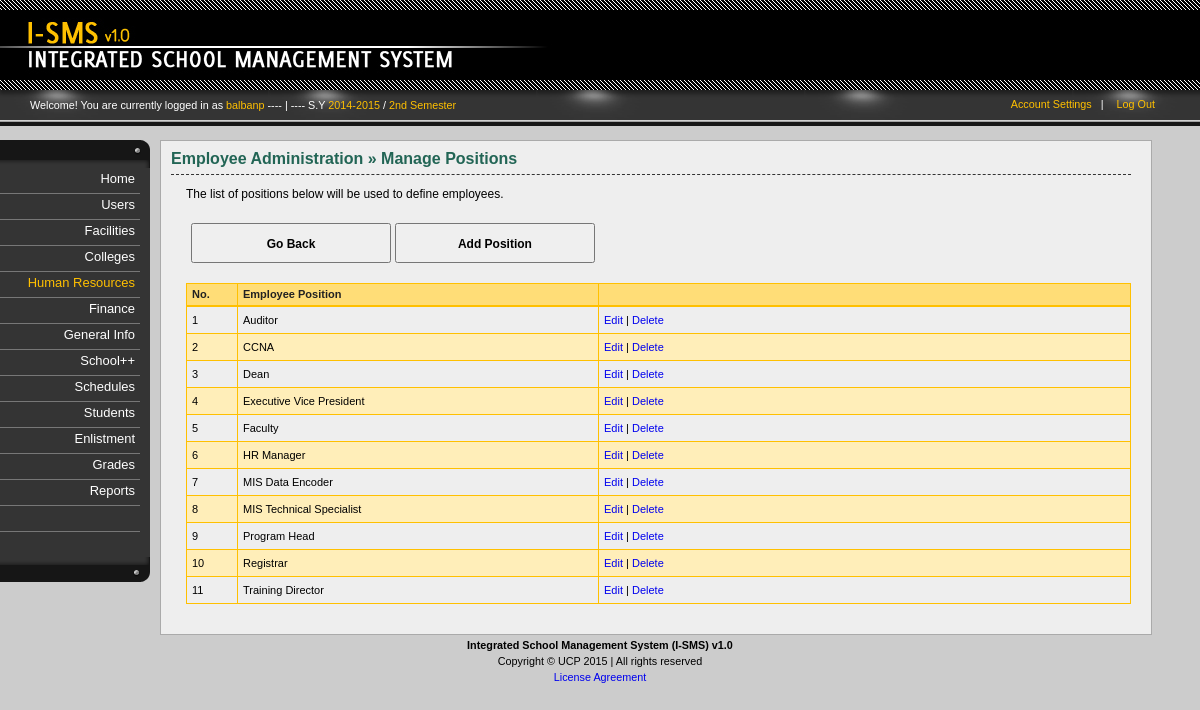
Screenshot of /employment-position.php (signed in) with the database file from the repository.
### _system/_config/sys_config.php (called while the page is built, shortened)
<?php
		$DIR_SERVER_FOLDER = "";
		$DIR_CSS_DEFAULT = "http://" . $_SERVER['HTTP_HOST'] . $DIR_SERVER_FOLDER . "/design/default/css/";
?>

### _libs/classes/fix.inc.php (called while the page is built, shortened)
<?php
	class SchoolYear2{
		function __construct($year_id, $start, $end, $active){
			$this->start = $start;
			$this->end = $end;
		}
	}
	class Semester2{
		function __construct($semester_id, $description, $shorthand, $active){
			$this->description = $description;
		}
	}
	class FixManager{
		private $conn = null;
		function __construct($conn = null){
			if($conn !== null){
				$this->conn = $conn;
			} else {
				$this->error = "No defined connection.";
			}
		}
		function GetActiveSchoolYear(){
			$years = null;
			if($this->conn == null){
				$error = "No defined connection.";
				return null;
			} else {
				$conn = $this->conn;
				$query = "SELECT SchoolYearID, Start, End, Active FROM `sch-school_years` WHERE Active=1 ";
				$query .= "ORDER BY Start";
				$result = $conn->query($query);
				if($conn->error <> ""){
					$this->error = $conn->error;
				} else {
					$years = array();
					$ctr = 0;
					if($result->num_rows > 0){
						while($row = $result->fetch_assoc()){
							$years[$ctr] = new SchoolYear2($row['SchoolYearID'], $row['Start'], $row['End'], $row['Active']);
							$ctr++;
						}
					}
				}
			}
			return $years;
		}
		function GetActiveSemester(){
			$semesters = null;
			if($this->conn == null){
				$error = "No defined connection.";
				return null;
			} else {
				$conn = $this->conn;
				$query = "SELECT SemesterID, Description, Shorthand, Active FROM `sch-semesters` ";
				$query .= "WHERE 1=1 AND Active=1 ";
				$result = $conn->query($query);
				if($conn->error <> ""){
					$this->error = $conn->error;
				} else {
					$semesters = array();
					$ctr = 0;
					if($result->num_rows > 0){
						while($row = $result->fetch_assoc()){
							$semesters[$ctr] = new Semester2($row['SemesterID'], $row['Description'], $row['Shorthand'], $row['Active']);
							$ctr++;
						}
					}
				}
			}
			return $semesters;
		}
	}
?>

### _libs/classes/emp.inc.php (called while the page is built, shortened)
<?php
	class Position{
		function __construct($position_id, $description){
			$this->position_id = $position_id;
			$this->description = $description;
		}
	}
	class EmployeeManager{
		private $conn = null;
		function __construct($conn = null){
			if($conn !== null){
				$this->conn = $conn;
			} else {
				$this->error = "No defined connection.";
			}
		}
		function GetPositions($position_id = null, $keyword = null){
			$positions = null;
			if($this->conn == null){
				$error = "No defined connection.";
				return null;
			} else {
				$conn = $this->conn;
				$query = "SELECT PositionID, Description FROM `sch-positions` ";
				$query .= "WHERE 1=1 ";
				$query .= "ORDER BY Description ";
				$result = $conn->query($query);
				if($conn->error <> ""){
					$this->error = $conn->error;
				} else {
					$positions = array();
					$ctr = 0;
					if($result->num_rows > 0){
						while($row = $result->fetch_assoc()){
							$positions[$ctr] = new Position($row['PositionID'], $row['Description']);
							$ctr++;
						}
					}
				}
			}
			return $positions;
		}
	}
?>

### employment-position.php (the view, shortened to what this page needs)
<?php
	require_once("_system/_config/sys_config.php");
	require_once(CLASSLIST . "user.inc.php");
	require_once(CLASSLIST . "menu.inc.php");
	require_once(CLASSLIST . "emp.inc.php");
	if(isset($_SESSION['UserInfo'])){
		$UserInfo = unserialize($_SESSION['UserInfo']);
	} else {
		header("Location: index.php?error=2");
		exit();
	}
	$ISMS = new ISMSConnection(CONNECTION_TYPE);
	$conn = $ISMS->GetConnection();
	$hnd = new EmployeeManager($conn);
	$positions = $hnd->GetPositions();
?>
<!DOCTYPE html PUBLIC "-//W3C//DTD XHTML 1.0 Transitional//EN" "http://www.w3.org/TR/xhtml1/DTD/xhtml1-transitional.dtd">
<html lang="en-US" xml:lang="en-US" xmlns="http://www.w3.org/1999/xhtml">
	<head>
<?php
	require_once("_system/_config/head_config.php");
	echo "<link rel=\"stylesheet\" href=\"" . $DIR_CSS_DEFAULT . "home.css\" />";
	echo "<link rel=\"stylesheet\" href=\"" . $DIR_CSS_DEFAULT . "verticalnav.css\" />";
	echo "<link rel=\"stylesheet\" href=\"" . $DIR_CSS_DEFAULT . "columns.css\" />";
	echo "<link rel=\"stylesheet\" href=\"" . $DIR_CSS_DEFAULT . "content.css\" />";
	echo "<link rel=\"stylesheet\" href=\"" . $DIR_CSS_DEFAULT . "actions.css\" />";
	echo "<link rel=\"stylesheet\" href=\"" . $DIR_CSS_DEFAULT . "tables.css\" />";
	echo "<link rel=\"stylesheet\" href=\"" . $DIR_CSS_DEFAULT . "tweaks.css\" />";
?>
	</head>
	<body id="employment">
		<div id="container">
			<div id="header">
				<?php require_once("_system/main/banner.inc.php"); ?>
				<?php require_once("_system/main/dashboard.inc.php"); ?>
			</div><?php  ?>
			<div id="body">
				<div class="content">
					<div class="column" id="column-first">
						<?php require_once("_system/main/mainmenu.inc.php"); ?>
					</div>
					<div class="column" id="column-second">
						<div class="inner">
							<h1>
								<span class="Highlight">Employee Administration &raquo; Manage Positions</span>
							</h1>
							<p class="">The list of positions below will be used to define employees.</p>
							<div id="actions">
								<p class="action">
									<input type="button" value="Go Back" onclick="window.location='employment.php'" />
									<input type="button" value="Add Position" onclick="window.location='employment-position-add.php'" />
								</p>
							</div>
							<div class="table">
								<table class="positions" cellspacing="0" title="">
									<thead>
										<th id="Count">No.</th>
										<th id="Position">Employee Position</th>
										<th id="Actions"></th>
									</thead>
									<?php
										$ctr = 0;
										foreach($positions as $item){
											$ctr++;
											if($ctr % 2 == 0){
												echo "<tr class=\"even\">";
											} else {
												echo "<tr class=\"odd\">";
											}
												echo "<td>{$ctr}</td>";
												echo "<td>{$item->description}</td>";
												echo "<td class=\"Actions\">";
													echo "<a href=\"employment-position-edit.php?id={$item->position_id}\">Edit</a>";
													echo " | ";
													echo "<a href=\"employment-position-process.php?id={$item->position_id}&action=delete\" onclick=\"return confirm('Delete position? Click OK to continue.')\">Delete</a>";
												echo "</td>";
											echo "</tr>";
										}
									?>
								</table>
							</div>
						</div>
					</div>
				</div>
			</div><?php  ?>
			<div id="footer">
				<?php require_once("_system/main/footer.inc.php"); ?>
			</div><?php  ?>
		</div>
	</body>
</html>

### _system/main/dashboard.inc.php (shortened to what this page needs)
<div id="dashboard">
	<div class="inner">
		<p class="greetings">Welcome! You are currently logged in as
			<span class="highlight">
				<?php echo $UserInfo->username; ?>
			</span>
			<?php
				require_once(CLASSLIST . 'fix.inc.php');
				$ISMS2 = new ISMSConnection(CONNECTION_TYPE);
				$conn2 = $ISMS2->GetConnection();
				$dash = new FixManager($conn2);
				$tmp_sy = $dash->GetActiveSchoolYear();
				$tmp_sem = $dash->GetActiveSemester();
				$curr_sy = $tmp_sy[0]->start . "-" . $tmp_sy[0]->end;
				$curr_sem = $tmp_sem[0]->description;
				if(isset($curr_sy)){
					echo " ---- | ---- S.Y <span class=\"highlight\">" . $curr_sy;
					echo "</span> / <span class=\"highlight\">" . $curr_sem . "</span>";
				}
			?>
		</p>
		<div class="options">
			<ul>
				<li><a href="account-settings.php">Account Settings</a>&nbsp;&nbsp;&nbsp;|</li>
				<li><a href="logout.php">Log Out</a></li>
			</ul>
		</div>
	</div>
</div>

### design/default/css/general.css (style rules this page uses)
html { font: 67.5% Arial, Tahoma, Verdana, "Times New Roman"; }
body { font-size: 100%; background-color: #f0efef; background-color: #ccc; background-image: url(../images/logo.png); padding-bottom: 20px; }
#header { height: 90px; background-color: #000; }
p { line-height: 1.5em; }
p.action input { width: 200px; height: 40px; font-weight: bold; font-family: Arial!important; }
p.action { font-size: 14px!important; }

### design/default/css/home.css (style rules this page uses)
#header { margin-bottom: 50px; }
#dashboard .inner { display: block; height: 24px; padding: 7px 0px 5px 30px; background-image: url("../images/dashboard.png"); background-color: #000; position:relative; }
#dashboard .options { position: absolute;right: 35px;top: 9px; width: 200px; text-align: right; }
#dashboard .options a { color: #ffc000; text-decoration: none }
#dashboard .options ul li { display: inline; margin-right: 10px; color: #fff; }
#dashboard .greetings { margin-top: 0px; color: #fff; }
#dashboard .inner .greetings .highlight { color: #ffc000; }

### design/default/css/columns.css (style rules this page uses)
.content div.column { float: left; }
#column-first { width: 160px; }
#column-second { width: 80%; background-color: #eee; border: 1px solid #aaa; padding: 10px 20px 30px 10px; color: 333; overflow: hidden; }

### design/default/css/content.css (style rules this page uses)
div#body { padding-bottom: 20px; }
div#column-second h1 { font-size: 16px; padding: 10px 30px 7px 0px; border-bottom: 1px dashed #333; margin-top: 10px; }
div#column-second h1:first-child { font-size: 16px; padding: 0px 30px 7px 0px; border-bottom: 1px dashed #333; margin-top: 0px; border-top: 0; }
div#column-second h1 span.Highlight { color: #226555; font-weight: bold; }
div#column-second p { margin: 10px 20px 0px 15px; font-size: 12px; }
div#actions p { font-size: 11px; }
div#actions input { font-size: 12px; font-family: "Century Gothic", Arial, Tahoma, Verdana, "Times New Roman" }

### design/default/css/actions.css (style rules this page uses)
div#actions { margin: 5px 0px 0px 0px; padding: 5px 5px 10px 5px; }
p.action input { padding: 3px 10px 2px 10px; }

### design/default/css/tables.css (style rules this page uses)
div.table { margin-left: 15px; margin-top: 10px; font-size: 11px; }
div.table table { border: 1px solid #ffc000; }
div.table table thead th { background-color: #ffdd77; border-bottom: 2px solid #ffc000; color: #222; font-weight: bold; }
div.table table thead th, div.table table td { padding: 5px 5px 5px 5px; text-align:left; }
div.table table th,div.table table td { border-right: 1px solid #ffc000; border-bottom: 1px solid #ffc000; }
div.table table td { cursor: pointer; line-height: 16px; }
div.table table.positions { width: 100%; }
div.table td.Actions a { text-decoration: none; }
div.table td { vertical-align: middle; }
div.table th { vertical-align: middle; }
table.positions th#Count { width: 40px; }
table.positions th#Position { width: 350px; }
tr.even { background-color: #ffeeb9; }

### rows the page displays
sch-school_years: curr_sy "2014-2015"
sch-semesters: Description "2nd Semester"
sch-positions: Description "Auditor"
sch-positions: Description "CCNA"
sch-positions: Description "Dean"
sch-positions: Description "Executive Vice President"
sch-positions: Description "Faculty"
sch-positions: Description "HR Manager"
sch-positions: Description "MIS Data Encoder"
sch-positions: Description "MIS Technical Specialist"
sch-positions: Description "Program Head"
sch-positions: Description "Registrar"
sch-positions: Description "Training Director"

### other values shown
$UserInfo->username "balbanp"
$MenuItem->display "Home"
$MenuItem->display "Users"
$MenuItem->display "Facilities"
$MenuItem->display "Colleges"
$MenuItem->display "Human Resources"
$MenuItem->display "Finance"
$MenuItem->display "General Info"
$MenuItem->display "School++"
$MenuItem->display "Schedules"
$MenuItem->display "Students"
$MenuItem->display "Enlistment"
$MenuItem->display "Grades"
$MenuItem->display "Reports"
